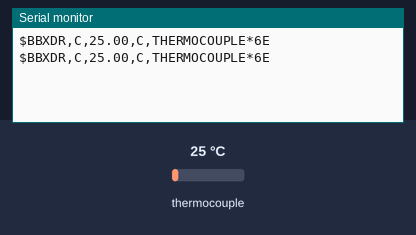
This sketch was run on a simulated ESP32-S3. Shown: the last lines printed to the serial monitor. The test bench sets the inputs (shaded band); at power-on: thermocouple 25 °C.

Above: at 1.7 s.
1.8 s: thermocouple set to 6 °C
At 3.3 s:
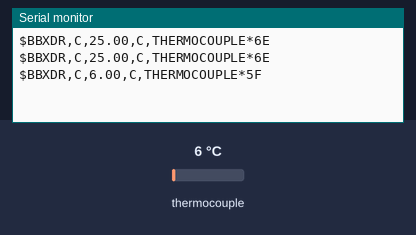
5.0 s: thermocouple set to 75 °C
At 6.3 s:
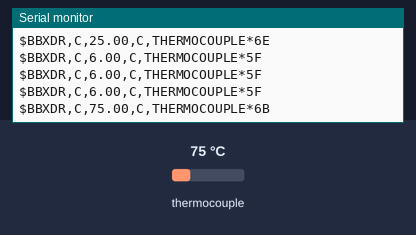
8.0 s: thermocouple set to 150 °C
At 9.3 s:
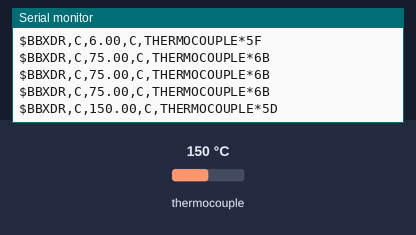
11.0 s: thermocouple set to 225 °C
At 12.2 s:
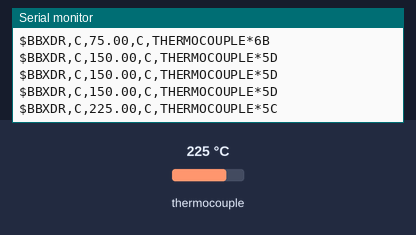
14.0 s: thermocouple set to 294 °C
At 15.3 s:
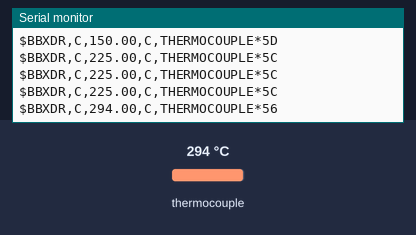

Measured:
- after the input at 1.8 s, the serial monitor: prints a new line after 0.70 s (image 1)
- after the input at 5.0 s, the serial monitor: prints a new line after 0.50 s (image 2)
- after the input at 8.0 s, the serial monitor: prints a new line after 0.51 s (image 3)
- after the input at 11.0 s, the serial monitor: prints a new line after 0.51 s (image 4)
- after the input at 14.0 s, the serial monitor: prints a new line after 0.51 s (image 5)

The sketch:

bbn_m5atomS3_lite_thermo_MAX6675.ino
```cpp
#include <M5Unified.h>
#include <Arduino.h>
#include "Max6675.h"
#include "NmeaXDR.h"

int thermoSO = 5;
int thermoCS = 6;
int thermoCLK = 7;

MAX6675 thermocouple(thermoCLK, thermoCS, thermoSO);

void setup() {
  Serial.begin(4800);
  // wait for MAX chip to stabilize
  delay(500);
}

void loop() {
  // basic readout, just print the current temp
  gen_nmea0183_xdr("$BBXDR,C,%.2f,C,THERMOCOUPLE", thermocouple.readCelsius());        // C
  // For the MAX6675 to update, you must delay AT LEAST 250ms between reads!
  delay(1000);
}
```

NmeaChecksum.h
```cpp
#ifndef NmeaChecksum_h
#define NmeaChecksum_h

#define NMEA_END_CHAR_1    '\r'

/*
  NMEA-0183 checksum
 */

uint8_t nmea0183_checksum(const char *sentence);

uint8_t nmea0183_checksum(const char *sentence) {
  const char *n = sentence + 1;
  uint8_t chk = 0;
  /* While current char isn't '*' or sentence ending (newline) */
  while ('*' != *n && NMEA_END_CHAR_1 != *n && '\0' != *n) {
    chk ^= (uint8_t) *n;
    n++;
  }
  return chk;
}

#endif
```

NmeaXDR.h
```cpp
#ifndef NmeaXDR_h
#define NmeaXDR_h

/*
  XDR - Transducer Measurement
  https://gpsd.gitlab.io/gpsd/NMEA.html#_xdr_transducer_measurement
  https://www.eye4software.com/hydromagic/documentation/articles-and-howtos/handling-nmea0183-xdr/

  Format: $--XDR,a,x.x,a,c--c, ..... *hh<CR><LF>
  Example:

  $HCXDR,A,171,D,PITCH,A,-37,D,ROLL,G,367,,MAGX,G,2420,,MAGY,G,-8984,,MAGZ*41
  $SDXDR,C,23.15,C,WTHI*70

  Transducer Types:
     A - Angular displacement
     C - Temperature
     D - Depth
     F - Frequency
     H - Humidity
     N - Force
     P - Pressure
     R - Flow
     B - Absolute humidity
     G - Generic
     I - Current
     L - Salinity
     S - Switch, valve
     T - Tachometer
     U - Voltage
     V - Volume
     could be more

  Unit of measurement
     "" - could be empty!
     A - Amperes
     B - Bars | Binary
     C - Celsius
     D - Degrees
     H - Hertz
     I - liters/second
     K - Kelvin | Density, kg/m3 kilogram per cubic metre
     M - Meters | Cubic Meters (m3)
     N - Newton
     P - Percent of full range | Pascal
     R - RPM
     S - Parts per thousand
     V - Volts
     could be more
*/

/*
  Bareboat Necessities Sensors NMEA-0183 XDR Sentences:

  NMEA-0183 Sender
     BB

  Transducer Types:
     C - Thermocouple

  Current
    Transducer type: C (Celsius)
    Unit of measurement: C (Celsius)
    Transducer name prefix:
      THERMOCOUPLE - Thermocouple

  Examples:

  Thermocouple:
  $BBXDR,C,26.75,C,THERMOCOUPLE*6F

*/

#include "NmeaChecksum.h"

void gen_nmea0183_xdr(const char *nmea_fmt, float value) {
  char nmea_part[82];
  snprintf(nmea_part, 76, nmea_fmt, value);
  int checksum = nmea0183_checksum(nmea_part);
  Serial.printf("%s*%02X\r\n", nmea_part, checksum);
}

#endif
```
